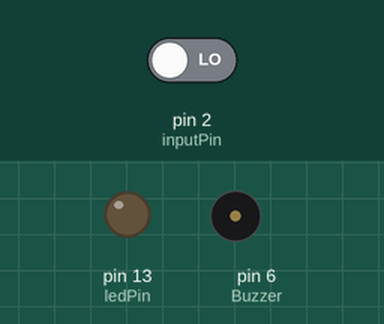
Bench run of a sketch on a simulated Arduino Uno, built with avr-gcc and run on an emulated ATmega328P. Shown: output pins drawn as LEDs (lit = HIGH), buzzer (waves = sounding, pin HIGH). The test bench sets the inputs (shaded band); at power-on: pin 2 (inputPin) LOW.

Above: at 1.2 s.
1.3 s: pin 2 (inputPin) driven HIGH
At 2.5 s:
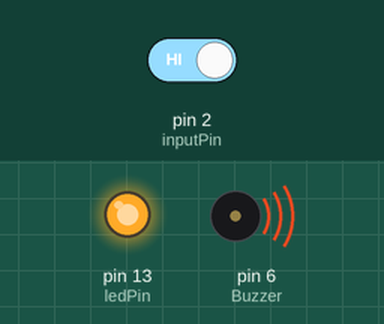
2.8 s: pin 2 (inputPin) driven LOW
At 3.6 s:
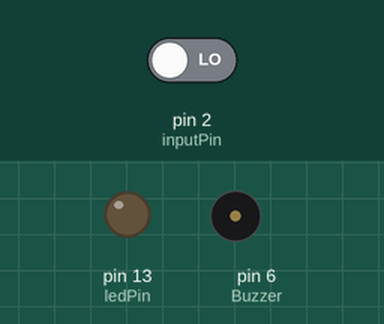
Timing chart, 0 to 5.8 s (numbered marks = the images above; inputs shaded):
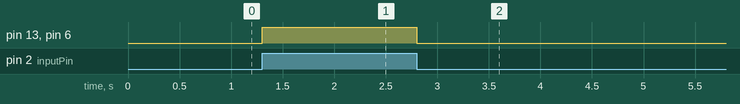

Measured:
- after the input at 1.3 s, pin 13 (ledPin), pin 6 (Buzzer): LOW → HIGH at once
- after the input at 2.8 s, pin 13 (ledPin), pin 6 (Buzzer): HIGH → LOW at once

The sketch:

alaram.ino
```cpp
int Buzzer = 6;
int inputPin = 2;
int pirState = LOW;
int val =0;
int ledPin = 13;
void setup()
{
  pinMode(ledPin, OUTPUT);
  pinMode(Buzzer, OUTPUT);
  pinMode(inputPin, INPUT);

}

void loop()
{
  val = digitalRead(inputPin);
  if (val==HIGH){
    digitalWrite(ledPin,HIGH);
    digitalWrite(Buzzer,1);
  if (pirState== LOW)
  {
    pirState = HIGH;
  }
  }
  else{
    digitalWrite(ledPin, LOW);
    digitalWrite(Buzzer,0);
    if(pirState==HIGH)
    {
      pirState==LOW;
    }
  }
}
```
